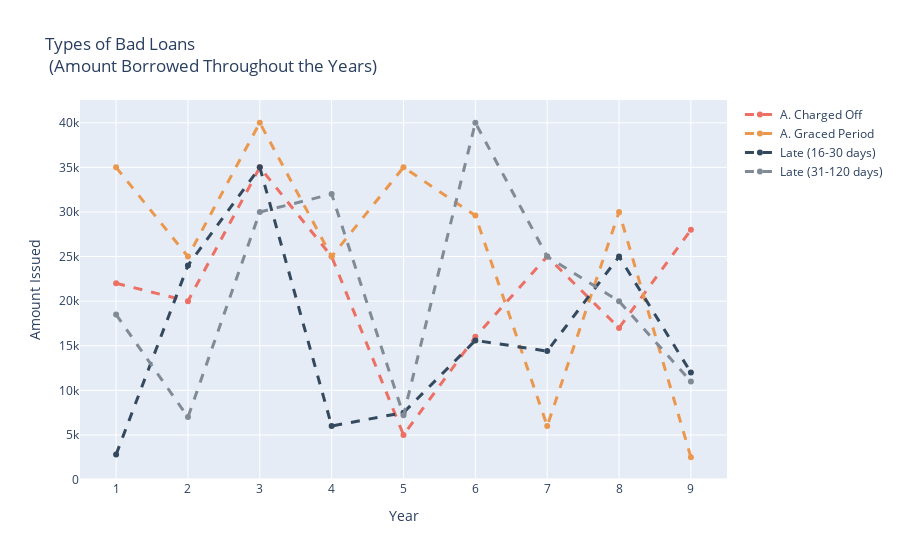

Here is the notebook cell this chart was saved with:
### Markdown cell above
## Coorelation
* more blue or more red, only shows the feature have a strong linear relationship between them!

### Code cell
title = 'Bad Loans: Loan Statuses'

labels = bad_loan # All the elements that comprise a bad loan.

len(labels)
colors = ['rgba(236, 112, 99, 1)', 'rgba(235, 152, 78, 1)', 'rgba(52, 73, 94, 1)', 'rgba(128, 139, 150, 1)',
         'rgba(255, 87, 51, 1)', 'rgba(255, 195, 0, 1)']
mode_size = [8,8,8,8,8,8]
line_size = [2,2,2,2,2,2]
x_data = [
    sorted(df['month'].unique().tolist()),
    sorted(df['month'].unique().tolist()),
    sorted(df['month'].unique().tolist()),
    sorted(df['month'].unique().tolist()), 
]

# type of loans
charged_off = df['loan_amount'].loc[df['loan_status'] == 'Charged Off'].values.tolist()
grace_period = df['loan_amount'].loc[df['loan_status'] == 'In Grace Period'].values.tolist()
short_late = df['loan_amount'].loc[df['loan_status'] == 'Late (16-30 days)'].values.tolist()
long_late = df['loan_amount'].loc[df['loan_status'] == 'Late (31-120 days)'].values.tolist()

y_data = [
    charged_off,
    grace_period,
    short_late,
    long_late,
]

p_charged_off = go.Scatter(
    x = x_data[0],
    y = y_data[0],
    name = 'A. Charged Off',
    line = dict(
        color = colors[0],
        width = 3,
        dash='dash')
)



p_graced = go.Scatter(
    x = x_data[1],
    y = y_data[1],
    name = 'A. Graced Period',
    line = dict(
        color = colors[1],
        width = 3,
        dash='dash')
)

p_short_late = go.Scatter(
    x = x_data[2],
    y = y_data[2],
    name = 'Late (16-30 days)',
    line = dict(
        color = colors[2],
        width = 3,
        dash='dash')
)

p_long_late = go.Scatter(
    x = x_data[3],
    y = y_data[3],
    name = 'Late (31-120 days)',
    line = dict(
        color = colors[3],
        width = 3,
        dash='dash')
)




data=[p_charged_off, p_graced, p_short_late, p_long_late]

layout = dict(title = 'Types of Bad Loans <br> (Amount Borrowed Throughout the Years)',
              xaxis = dict(title = 'Year'),
              yaxis = dict(title = 'Amount Issued'),
              )

fig = dict(data=data, layout=layout)

iplot(fig, filename='line-mode')

### Figure 1 — Plotly figure (JSON) as saved in the notebook; plotly's stock layout.template omitted (floating-point values rounded to 4 significant figures; data arrays with more than 128 entries replaced by an {"elided": "..."} marker saying what was removed)
{"data": [{"line": {"color": "rgba(236, 112, 99, 1)", "dash": "dash", "width": 3}, "name": "A. Charged Off", "type": "scatter", "x": [1, 2, 3, 4, 5, 6, 7, 8, 9], "y": {"elided": "2752 float values"}}, {"line": {"color": "rgba(235, 152, 78, 1)", "dash": "dash", "width": 3}, "name": "A. Graced Period", "type": "scatter", "x": [1, 2, 3, 4, 5, 6, 7, 8, 9], "y": {"elided": "1740 float values"}}, {"line": {"color": "rgba(52, 73, 94, 1)", "dash": "dash", "width": 3}, "name": "Late (16-30 days)", "type": "scatter", "x": [1, 2, 3, 4, 5, 6, 7, 8, 9], "y": {"elided": "1016 float values"}}, {"line": {"color": "rgba(128, 139, 150, 1)", "dash": "dash", "width": 3}, "name": "Late (31-120 days)", "type": "scatter", "x": [1, 2, 3, 4, 5, 6, 7, 8, 9], "y": {"elided": "4513 float values"}}], "layout": {"title": {"text": "Types of Bad Loans <br> (Amount Borrowed Throughout the Years)"}, "xaxis": {"title": {"text": "Year"}}, "yaxis": {"title": {"text": "Amount Issued"}}}}
